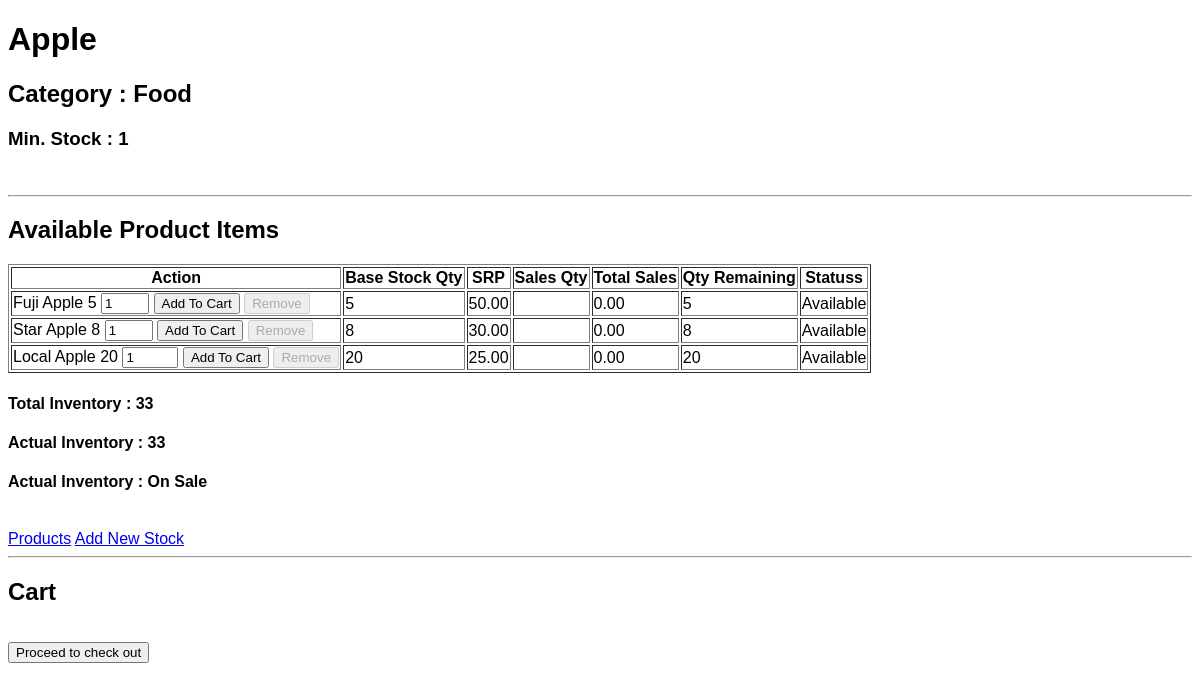
Page /product_details.php?id=1 (signed in) on the committed database.
### tables this page shows
CREATE TABLE `products` (
  `ID` int(11) NOT NULL,
  `product_name` varchar(255) NOT NULL,
  `product_type` varchar(255) NOT NULL,
  `description` varchar(255) NOT NULL,
  `min_stock` int(11) NOT NULL,
  `added_by` varchar(255) NOT NULL,
  `date_added` datetime NOT NULL DEFAULT current_timestamp()
);

CREATE TABLE `product_items` (
  `ID` int(11) NOT NULL,
  `product_id` int(11) NOT NULL,
  `qty` int(11) NOT NULL,
  `price` varchar(255) NOT NULL,
  `vendor` varchar(255) NOT NULL,
  `batch_number` varchar(255) DEFAULT NULL,
  `added_at` datetime NOT NULL DEFAULT current_timestamp(),
  `added_by` varchar(255) NOT NULL
);

### storeclass.php (called while the page is built, shortened)
<?php
Class Mystore{
    private $server = "mysql:host=localhost;dbname=mystore";
    private $user = "root";
    private $pass = "";
    private $options = array(PDO::ATTR_ERRMODE => PDO::ERRMODE_EXCEPTION, PDO::ATTR_DEFAULT_FETCH_MODE => PDO::FETCH_ASSOC);
    public function openConnection()
    {
        try
        {
            $this->con = new PDO($this->server, $this->user, $this->pass, $this->options);
            return $this->con;
        }catch(PDOException $e)
        {
            echo "There is some problem in the connection :". $e->getMessage();
        }
    }
    public function get_single_product($id)
    {
        $connection = $this->openConnection();
        $stmt = $connection->prepare("SELECT t1.ID, product_name, product_type, min_stock, SUM(qty) AS total FROM (SELECT * FROM products WHERE products.ID=?) t1 INNER JOIN product_items t2 ON t1.ID = t2.product_id");
        $stmt->execute([$id]);
        $product = $stmt->fetch();
        $total = $stmt->rowCount();
        if($total > 0){
            return $product;
        }
        else{
            return $this->show_404();
        }
    }
    public function view_all_stocks($product_id)
    {
        $connection = $this->openConnection();
        $stmt = $connection->prepare("SELECT t1.ID, t1.vendor, t1.price, t1.qty, SUM(t2.qty) AS sale_qty, SUM(t2.qty * t2.price) AS total_sales FROM product_items t1 LEFT JOIN sales t2 ON  t1.ID = t2.stock_id WHERE t1.product_id = ? GROUP BY t1.ID");
        $stmt->execute([$product_id]);
        $stocks = $stmt->fetchAll();
        $total = $stmt->rowCount();
        if($total > 0){
            return $stocks;
        }
        else{
            return FALSE;
        }
    }
}

### product_details.php (the view, shortened to what this page needs)
<?php
require_once("storeclass.php");
$id = $_GET['id'];
$product = $store->get_single_product($id);
$stocks = $store->view_all_stocks($id);
$inventory_array = array();
?>
<!DOCTYPE html>
<html lang="en">
<head>
    <link rel="stylesheet" href="css/style.css">
</head>
<body>
    <h1><?= $product['product_name'] ?></h1>
    <h2>Category : <?= $product['product_type'] ?></h2>
    <h3>Min. Stock : <?= $product['min_stock'] ?></h3>
    <br>
    <hr>
    <h2>Available Product Items</h2>
    <table border="1">
        <thead>
            <tr>
                <th>Action</th>
                <th>Base Stock Qty</th>
                <th>SRP</th>
                <th>Sales Qty</th>
                <th>Total Sales</th>
                <th>Qty Remaining</th>
                <th>Statuss</th>
            </tr>
        </thead>
        <tbody>
            <?php if(is_array($stocks)){ ?>
            <?php foreach($stocks as $stock){ ?>
                <?php $sum = $stock['qty'] - $stock['sale_qty'];
                    $inventory_array[] = $sum;
                ?>
                <tr class="<?= ($sum == 0)? 'disabledbtn' : ''; ?>">
                    <td>
                        <div id="parent_<?= $stock['ID']; ?>">
                            <label><?= $stock['vendor']." ".$stock['qty']; ?></label>
                            <input type="number" name="qty[]" min="1" max="<?=$stock['qty'];?>" value="1">
                            <button type="button" class="add_cart">Add To Cart</button>
                            <button type="button" class="remove_cart" disabled id="<?= $stock['ID']; ?>">Remove</button>
                        </div>
                    </td>
                    <td><?= $stock['qty']; ?></td>
                    <td><?= sprintf('%01.2f', $stock['price']); ?></td>
                    <td><?= $stock['sale_qty'] ?></td>
                    <td><?= sprintf('%01.2f', $stock['total_sales']); ?></td>
                    <td><?= $sum; ?></td>
                    <td><?= ($sum == 0)? 'Out of stock' : 'Available'; ?></td>
                </tr>
            <?php } ?>
            <?php } ?>
        </tbody>
    </table>
    <h4>Total Inventory : <?= $product['total']; ?></h4>
    <h4>Actual Inventory : <?= array_sum($inventory_array); ?></h4>
    <h4>Actual Inventory :
    <?php
        if(array_sum($inventory_array) <= $product['min_stock'] && array_sum($inventory_array) != 0){
            echo "Low Inventory";
        }
        elseif(array_sum($inventory_array) == 0){
            echo "Out Of Stock";
        }
        else{
            echo "On Sale";
        }
    ?></h4>
    <br>
    <a href="products.php">Products</a>
    <a href="addnewstocks.php?id=<?= $id; ?>">Add New Stock</a>
    <hr>
    <h2>Cart</h2>
        <form action="checkout.php" method="post" id="check_out_form">
            <button type="submit" id="checkoutbtn">Proceed to check out</button>
        </form>
</body>
</html>

### css/style.css (style rules this page uses)
body { font-family: Arial, Helvetica, sans-serif; }
#checkoutbtn { margin-top:1rem; }

### rows in the picture
products: product_name "Apple", product_type "Food", min_stock "1"
product_items: vendor "Fuji Apple", qty "5", price "50.00", total_sales "0.00", shows "Available"
product_items: vendor "Star Apple", qty "8", price "30.00", total_sales "0.00", shows "Available"
product_items: vendor "Local Apple", qty "20", price "25.00", total_sales "0.00", shows "Available"

### other values in the picture
$product['total'] "33"
array_sum($inventory_array) "33"
